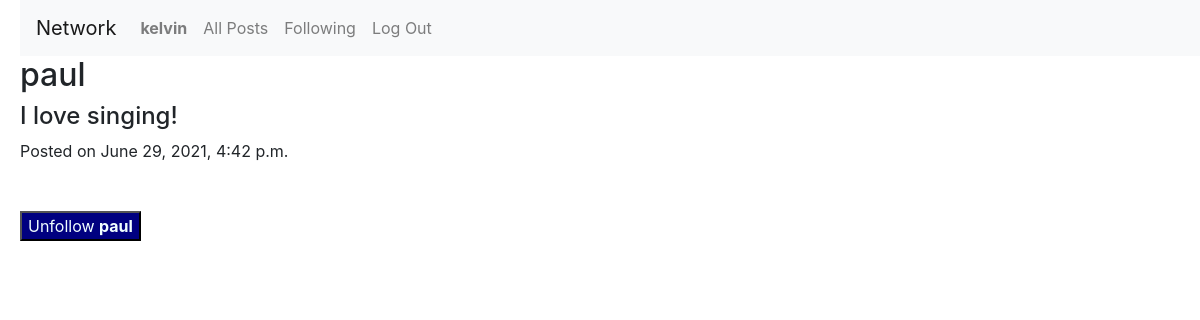
/profile/paul (signed in), run on the app's committed database.
### network/models.py (models this page shows, shortened)
class User(AbstractUser):
    pass

class Post(models.Model):
    poster = models.ForeignKey(User, on_delete=models.SET_NULL, null=True)
    post = models.TextField()
    date = models.DateTimeField(auto_now_add=True)

### network/views.py (the view, shortened to what this page needs)
# urls.py: path("profile/<str:username>", views.profile, name="profile"),
def profile(request, username):
    try:
        User.objects.get(username=username)
    except ObjectDoesNotExist:
        return HttpResponse("User does not exist")
    userprofile = User.objects.get(username=username)
    followinglist = Follow.objects.filter(follower=request.user).values_list('following', flat=True)
    if request.user.is_authenticated:
        return render(request, "network/profile.html", {
            "userprofile": userprofile,
            "user_posts": Post.objects.filter(poster=userprofile),
            "follows": Follow.objects.filter(follower=request.user),
            "followinglist": followinglist
        })
    else:
        return render(request, "network/profile.html", {
            "userprofile": userprofile,
            "user_posts": Post.objects.filter(poster=userprofile),
            "follows": None
        })

### network/templates/network/profile.html (shortened to what this page needs)
{% extends "network/layout.html" %}
{% block body %}
<h2>{{ userprofile.username }}</h2>
{% for post in user_posts %}
<div class="user_post">
    <h4>{{ post.post }}</h4>
    Posted on {{ post.date }}
</div>
{% empty %}
<p>This person has not posted</p>
{% endfor %}
<br>
<br>
{% if user.is_authenticated %}
    {% if request.user != userprofile %}
        <form method="POST" action="{% url 'profile' user.username%}">
            {% if userprofile.id in followinglist %}
                <button type="submit">Unfollow <strong>{{ userprofile.username }}</strong></button>
            {% else %}
                <button type="submit">Follow <strong>{{ userprofile.username }}</strong></button>
            {% endif %}
        </form>
    {% endif %}
{% else %}
    <div>Please login to see more.</div>
{% endif %}
{% endblock %}

### network/templates/network/layout.html (shortened to what this page needs)
{% load static %}
<!DOCTYPE html>
<html lang="en">
    <head>
        <link rel="stylesheet" href="https://stackpath.bootstrapcdn.com/bootstrap/4.4.1/css/bootstrap.min.css">
        <link href="{% static 'network/styles.css' %}" rel="stylesheet">
    </head>
    <body>
        <nav class="navbar navbar-expand-lg navbar-light bg-light">
            <a class="navbar-brand" href="#">Network</a>
            <div>
              <ul class="navbar-nav mr-auto">
                {% if user.is_authenticated %}
                    <li class="nav-item">
                        <a class="nav-link" href="#"><strong>{{ user.username }}</strong></a>
                    </li>
                {% endif %}
                <li class="nav-item">
                  <a class="nav-link" href="{% url 'index' %}">All Posts</a>
                </li>
                {% if user.is_authenticated %}
                    <li class="nav-item">
                        <a class="nav-link" href="{% url 'following' %}">Following</a>
                    </li>
                    <li class="nav-item">
                        <a class="nav-link" href="{% url 'logout' %}">Log Out</a>
                    </li>
                {% endif %}
              </ul>
            </div>
          </nav>
        <div class="body">
            {% block body %}
            {% endblock %}
        </div>
    </body>
</html>

### network/static/network/styles.css (style rules this page uses)
body { padding-left:20px; }
button { color: azure; background-color: navy; }

### data on the page
User: username "kelvin"
User: username "paul"
Post: post "I love singing!", date "June 29, 2021, 4:42 p.m."
